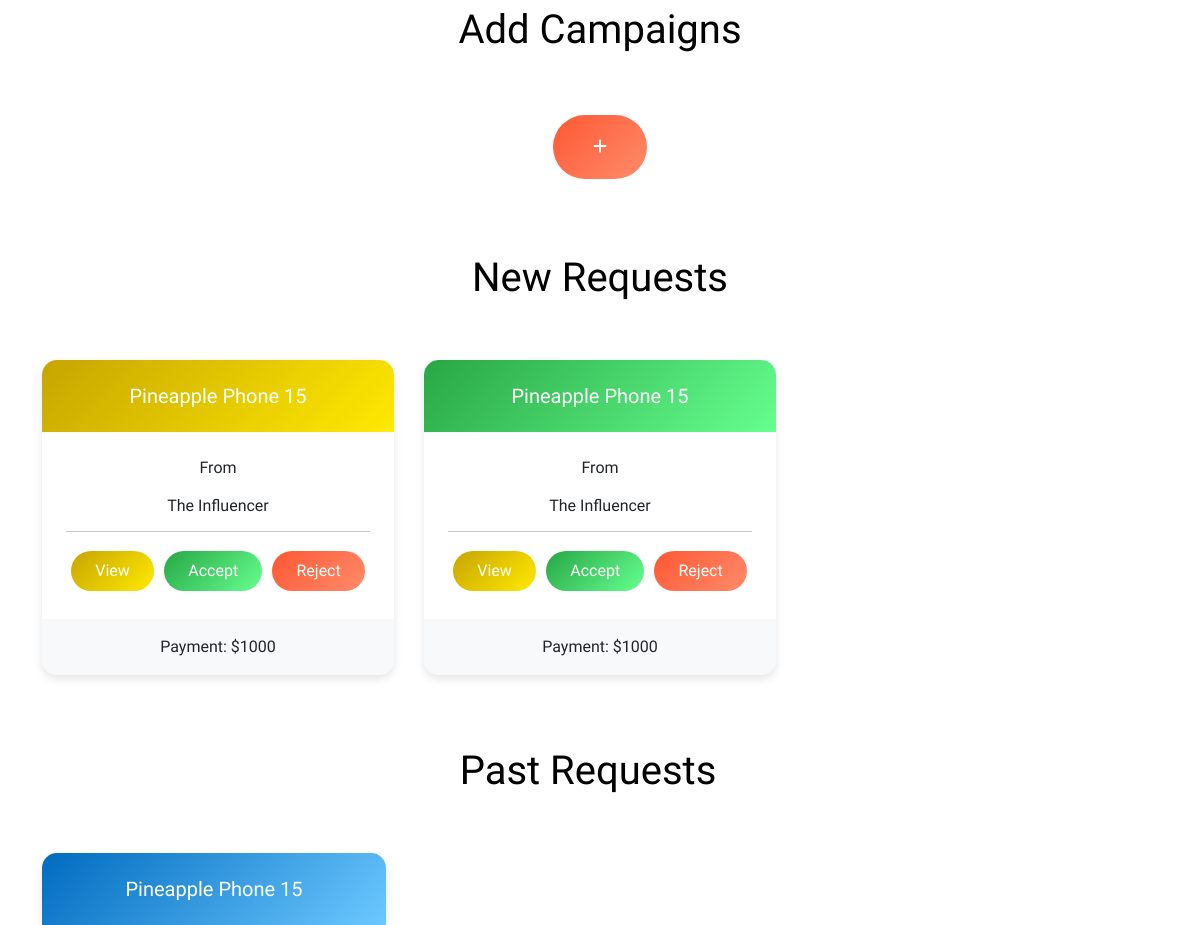
Before: /sponsor/dashboard (middle part) with the older database file.
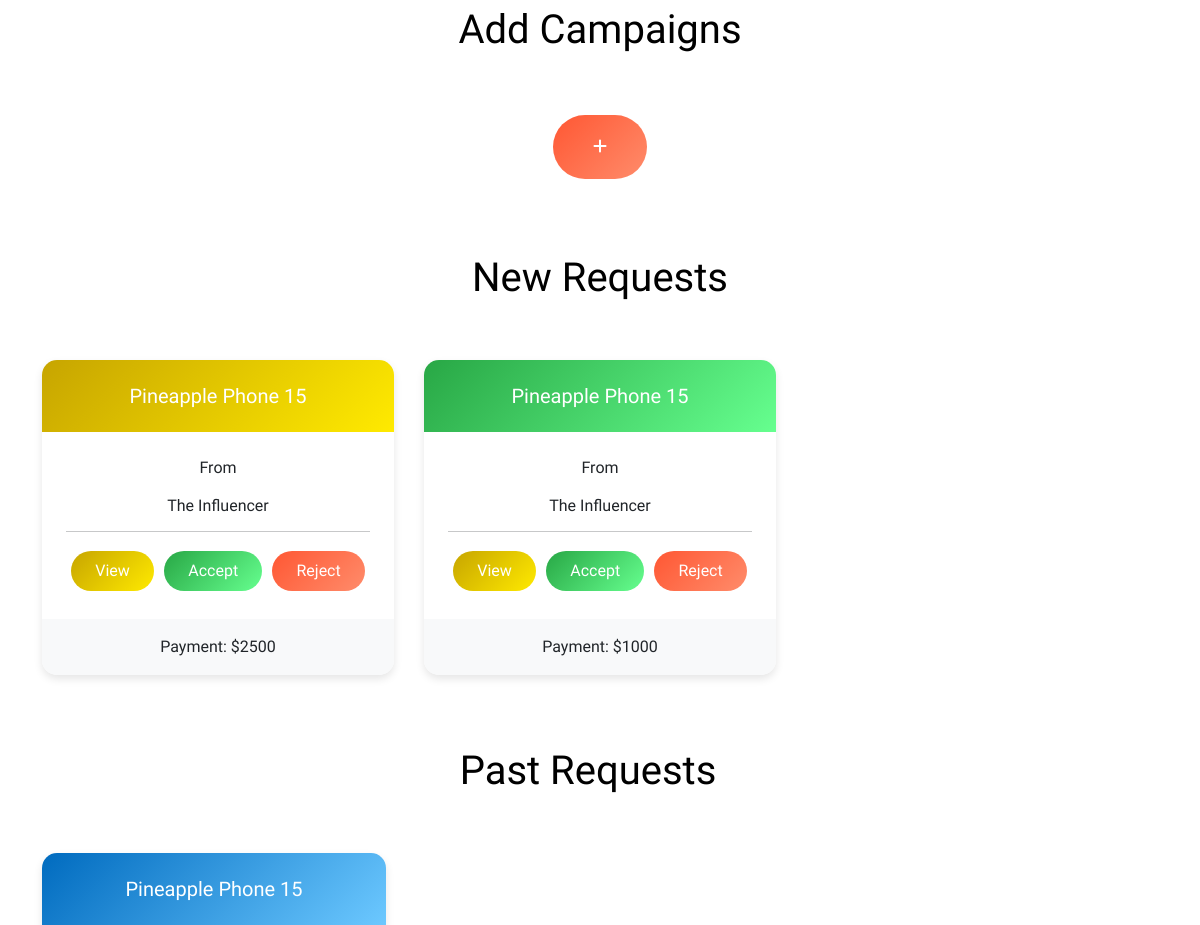
After: the same page with the newer database file.
### application/models.py (models this page shows, shortened)
class InfluencerRequests(db.Model):
    __tablename__ = 'InfluencerRequests'
    key = db.Column(db.Integer, primary_key=True, autoincrement=True)
    influencer = db.Column(db.String, db.ForeignKey('Influencer.username'), nullable=False)
    sponsor = db.Column(db.String, db.ForeignKey('Sponsor.username'), nullable=False)
    campaign = db.Column(db.Integer, db.ForeignKey('Campaign.key'))
    description = db.Column(db.String)
    niche = db.Column(db.String)
    payment = db.Column(db.Integer)
    status = db.Column(db.Integer)

class Campaign(db.Model):
    __tablename__ = 'Campaign'
    key = db.Column(db.Integer, primary_key=True, autoincrement=True)
    sponsor = db.Column(db.String, db.ForeignKey('Sponsor.username'), nullable=False)
    name = db.Column(db.String)
    description = db.Column(db.String)
    progress = db.Column(db.Integer)
    start_date = db.Column(db.Date)
    end_date = db.Column(db.Date)
    budget = db.Column(db.Integer)
    goals = db.Column(db.String)
    flag = db.Column(db.Integer)

class Influencer(db.Model, UserMixin):
    __tablename__ = 'Influencer'
    username = db.Column(db.String, primary_key=True)
    password = db.Column(db.String, nullable=False)
    name = db.Column(db.String)
    bio = db.Column(db.String)
    platforms = db.Column(db.String)
    category = db.Column(db.String)
    niche = db.Column(db.String)
    flag = db.Column(db.Integer)

### application/controllers.py (the view)
@app.route('/sponsor/dashboard', methods=['GET', 'POST'])
def sponsor_dashboard():
    if request.method == 'GET':
        campaigns = (
            db.session.query(Campaign)
            .filter(Campaign.sponsor == 'sponsor', Campaign.progress != 100)
            .order_by(Campaign.key.desc())
            .all()
        )
        ad_requests = (
            db.session.query(AdRequests)
            .filter(AdRequests.campaign.in_([campaign.key for campaign in campaigns]))
            .all()
        )
        ad_requests_by_campaign = {}
        for ad_request in ad_requests:
            if ad_request.campaign not in ad_requests_by_campaign:
                ad_requests_by_campaign[ad_request.campaign] = []
            ad_requests_by_campaign[ad_request.campaign].append(ad_request)
        past_campaigns = (
            db.session.query(Campaign)
            .filter(Campaign.sponsor == 'sponsor', Campaign.progress == 100)
            .order_by(Campaign.key.desc())
            .all()
        )
        past_ad_requests = (
            db.session.query(AdRequests)
            .filter(AdRequests.campaign.in_([campaign.key for campaign in past_campaigns]))
            .all()
        )
        past_ad_requests_by_campaign = {}
        for ad_request in past_ad_requests:
            if ad_request.campaign not in past_ad_requests_by_campaign:
                past_ad_requests_by_campaign[ad_request.campaign] = []
            past_ad_requests_by_campaign[ad_request.campaign].append(ad_request)
        influencer_requests = (
            db.session.query(InfluencerRequests, Campaign, Influencer)
            .join(Campaign, InfluencerRequests.campaign == Campaign.key)
            .join(Influencer, InfluencerRequests.influencer == Influencer.username)
            .filter(InfluencerRequests.sponsor == 'sponsor', InfluencerRequests.status == 0)
            .all()[::-1]
        )
        past_influencer_requests = (
            db.session.query(InfluencerRequests, Campaign, Influencer)
            .join(Campaign, InfluencerRequests.campaign == Campaign.key)
            .join(Influencer, InfluencerRequests.influencer == Influencer.username)
            .filter(InfluencerRequests.sponsor == 'sponsor', InfluencerRequests.status != 0)
            .all()[::-1]
        )
        for campaign in campaigns:
            if campaign.end_date < datetime.now().date():
                campaign.progress = 100
                db.session.commit()
            else:
                campaign.progress = int((datetime.now().date() - campaign.start_date).days / (campaign.end_date - campaign.start_date).days * 100)
                db.session.commit()
        serialized_campaigns = []
        for campaign in campaigns:
            campaign_requests = ad_requests_by_campaign.get(campaign.key, [])
            serialized_campaigns.append({
                'name': campaign.name,
                'description': campaign.description,
                'progress': campaign.progress,
                'goals': campaign.goals,
                'start_date': campaign.start_date,
                'end_date': campaign.end_date,
                'ad_requests': [request.to_dict() for request in campaign_requests]
            })
        serialized_past_campaigns = []
        for campaign in past_campaigns:
            campaign_requests = past_ad_requests_by_campaign.get(campaign.key, [])
            serialized_past_campaigns.append({
                'name': campaign.name,
                'description': campaign.description,
                'progress': campaign.progress,
                'goals': campaign.goals,
                'start_date': campaign.start_date,
                'end_date': campaign.end_date,
                'ad_requests': [request.to_dict() for request in campaign_requests]
            })
        print(dir(influencer_requests[0]))
        return render_template('sponsordashboard.html', campaigns=serialized_campaigns, past_campaigns = serialized_past_campaigns, influencer_requests=influencer_requests, past_influencer_requests=past_influencer_requests)

### application/models.py (called while the page is built)
    def to_dict(self):
        return {
            'key': str(self.key),
            'sponsor': str(self.sponsor),
            'influencer': str(self.influencer),
            'description': str(self.description),
            'niche': str(self.niche),
            'payment': str(self.payment),
            'status': str(self.status)
        }

### templates/sponsordashboard.html (shortened to what this page needs)
<!DOCTYPE html>
<html>
<head>
    <link href="https://cdn.jsdelivr.net/npm/bootstrap@5.0.2/dist/css/bootstrap.min.css" rel="stylesheet">
    <link rel="stylesheet" href="https://cdnjs.cloudflare.com/ajax/libs/font-awesome/6.0.0-beta3/css/all.min.css">
    <link rel="stylesheet" href="{{ url_for('static', filename='sponsordashboard.css') }}">
    <link rel="stylesheet" href="{{ url_for('static', filename='nav.css') }}">
    <link rel="stylesheet" href="https://unpkg.com/swiper/swiper-bundle.min.css">
</head>
<body>
    {% if campaigns[0] %}
    <br><br>
    <div class="container">
        {% endif %}
        <br><br><br>
        <div class="row">
            <div class="col-12 text-center">
                <h1 style="color: black;">Add Campaigns</h1>
            </div>
            <div class="col-12 justify-content-center d-flex add-container">
                <a href="{{ url_for('create_campaign') }}" class="btn btn-primary btn-add-campaign">
                    <i class="fas fa-plus"></i>
                </a>
            </div>
        </div>
        {% if influencer_requests[0] %}
        <br><br><br>
        <div class="row">
          <div class="col-12 text-center">
            <h1 style="color: black;">New Requests</h1>
          </div>
          <div class="col-12 text-center card-container">
            <div class="swiper-container">
                <div class="swiper-wrapper">
                    {% for request, campaign, influencer in influencer_requests %}
                    <div class="swiper-slide d-flex">
                        <div class="custom-card" style="width: 30rem;">
                            <div class="custom-card-header">
                                <h5 class="card-title">{{ campaign.name }}</h5>
                            </div>
                            <div class="custom-card-body">
                                <p class="card-text">From</p>
                                <h6 class="card-title">{{ influencer.name }}</h6>
                                <hr>
                                <button class="btn custom-btn-warning" type="button" data-bs-toggle="collapse" data-bs-target="#collapseInvite1" aria-expanded="false" aria-controls="collapseInvite1">
                                    View
                                </button>
                                <button class="btn custom-btn" type="button" onclick="location.href='/sponsor/influencer-requests/accept/{{ request.key }}'">Accept</button>
                                <button class="btn custom-btn-danger" type="button" onclick="location.href='/sponsor/influencer-requests/reject/{{ request.key }}'">Reject</button>
                            </div>
                            <div class="custom-card-footer">
                                <p class="card-text">Payment: ${{ request.payment }}</p>
                            </div>
                        </div>
                    </div>
                    {% endfor %}
                </div>
            </div>
        </div>
        {% endif %}
        {% if past_influencer_requests[0] %}
        <br><br><br>
        <div class="row">
          <div class="col-12 text-center">
            <br><br><br>
            <h1 style="color: black;">Past Requests</h1>
          </div>
          <div class="col-12 text-center card-container">
            <div class="swiper-container">
                <div class="swiper-wrapper">
                    {% for request, campaign, influencer in past_influencer_requests %}
                    <div class="swiper-slide d-flex">
                        <div class="custom-card" style="width: 30rem;">
                            <div class="custom-card-header">
                                <h5 class="card-title">{{ campaign.name }}</h5>
                            </div>
                        </div>
                    </div>
                    {% endfor %}
                </div>
            </div>
        </div>
        {% endif %}
      </div>
        {% if past_campaigns[0] %}
        <br><br>
            {% endif %}
    </div>
    </div>
</body>
</html>

### static/sponsordashboard.css (style rules this page uses)
body { background: white; font-family: "Domine", serif; }
.card-container { margin-top: 50px; }
.add-container { margin-top: 50px; }
.container { overflow: hidden; }
.add-container .btn { padding-left: 40px; padding-right: 40px; padding-top: 20px; padding-bottom: 20px; border-radius: 100px; border: none; background-color: palegreen; }
.swiper-container { position: relative; }
.swiper-slide { display: flex; justify-content: center; }
.btn-add-campaign { background: linear-gradient(135deg, #FF5733, #FF8C6B); }
.gradient-1 { background: linear-gradient(135deg, #C7A500, #FFEA00); }
.gradient-2 { background: linear-gradient(135deg, #28A745, #66FF8F); }
.gradient-3 { background: linear-gradient(135deg, #006BBF, #6CC8FF); }
.btn { margin: 0.2rem; }
.custom-card { border-radius: 15px; overflow: hidden; box-shadow: 0 4px 8px rgba(0, 0, 0, 0.1); }
.custom-card-header { color: white; padding: 1rem; padding-top: 1.5rem; text-align: center; }
.custom-card-body { padding: 1.5rem; }
.custom-card-footer { background-color: #f8f9fa; text-align: center; padding: 1rem; }
.custom-btn { background: linear-gradient(135deg, #28A745, #66FF8F); color: white; border: none; border-radius: 25px; padding: 0.5rem 1.5rem; transition: background-color 0.3s ease; }
.custom-btn-warning { background: linear-gradient(135deg, #C7A500, #FFEA00); color: white; border: none; border-radius: 25px; padding: 0.5rem 1.5rem; transition: background-color 0.3s ease; }
.custom-btn-danger { background: linear-gradient(135deg, #FF5733, #FF8C6B); color: white; border: none; border-radius: 25px; padding: 0.5rem 1.5rem; transition: background-color 0.3s ease; }

Changed rows visible on the page:
removed InfluencerRequests: name "Pineapple Phone 15", name "The Influencer", payment "1000", shown under "New Requests"
added InfluencerRequests: name "Pineapple Phone 15", name "The Influencer", payment "2500", shown under "New Requests"
